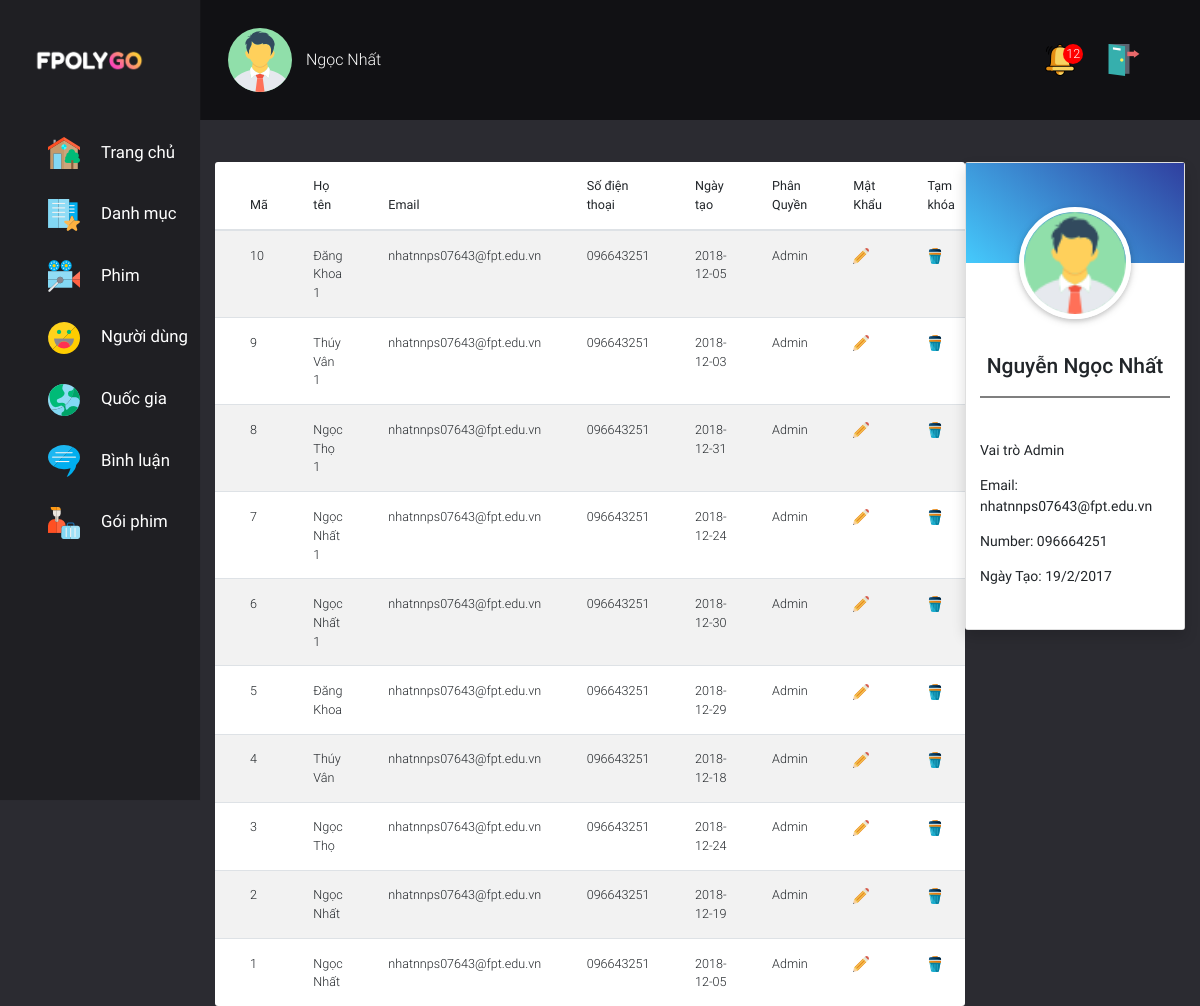
Screenshot of /REST/Page/index.php?page=customer with the database file from the repository.
### tables this page shows
CREATE TABLE `customer` (
  `id` int(11) NOT NULL,
  `name` varchar(50) NOT NULL,
  `password` varchar(50) NOT NULL,
  `email` varchar(250) NOT NULL,
  `role` tinyint(4) DEFAULT NULL,
  `activated` tinyint(4) DEFAULT NULL,
  `avatar` varchar(250) NOT NULL,
  `date` date NOT NULL,
  `number` varchar(12) NOT NULL
);

### REST/DAO/pdo.php (called while the page is built, shortened)
<?php
function pdo_get_connection(){
    $dburl = "mysql:host=localhost;dbname=fpolygo;charset=utf8";
    $username = 'root';
    $password = '';
    $conn = new PDO($dburl, $username, $password);
    $conn->setAttribute(PDO::ATTR_ERRMODE, PDO::ERRMODE_EXCEPTION);
    return $conn;
}
function pdo_query($sql){
    $sql_args = array_slice(func_get_args(), 1);
    try{
        $conn = pdo_get_connection();
        $stmt = $conn->prepare($sql);
        $stmt->execute($sql_args);
        $rows = $stmt->fetchAll();
        return $rows;
    }
    catch(PDOException $e){
        throw $e;
    }
    finally{
        unset($conn);
    }
}
?>

### REST/DAO/customer.php (called while the page is built, shortened)
<?php
require_once 'pdo.php';
function customer_select_all(){
    $sql = "SELECT * FROM customer ORDER BY id DESC";
    return pdo_query($sql);
}
?>

### REST/Page/view/customer.php (the view, shortened to what this page needs)
<?php
    $user = customer_select_all();
 ?>
<section class="main-movie col-10">
    <?php require './view/template/admin.php'; ?>
  <div class="container-fluid">
    <div class="row  mb-5 mt-5 RootClass RootClass">
        <div class="col-md-9">
            <table class="table table-striped bg-white font-weight-bold mb-0 p-4 tableUser">
                <thead>
                <tr p-4>
                    <th scope="col">Mã</th>
                    <th scope="col">Họ tên</th>
                    <th scope="col">Email</th>
                    <th scope="col">Số điện thoại</th>
                    <th scope="col">Ngày tạo</th>
                    <th scope="col">Phân Quyền</th>
                    <th scope="col">Mật Khẩu </th>
                    <th scope="col">Tạm khóa</th>
                </tr>
                </thead>
                <tbody>
                    <?php
                        foreach ($user as $value) {
                            extract($value);
                            $strRole = $role == 1 ? 'Admin' : 'User';
                            echo
                            " <tr data-id='$id'>
                                <td>$id</td>
                                <td>$name</td>
                                <td>$email</td>
                                <td>$number</td>
                                <td>$date</td>
                                <td>$strRole</td>
                                <td><img class='icons' src='./public/img/edit.png' alt=''></td>
                                <td><img class='icons' src='./public/img/trash.png' alt=''></td>
                            </tr>";
                        }
                    ?>
                </tbody>
            </table>
        </div>
        <div class="col-md-3">
            <div class="card-custom shadow card">
                <div class="box-bottom bg-white">
                    <figure>
                        <div class="box-image">
                            <img class="z-depth-1 rounded-circle  card-image" src="./public/img/admin.png" alt="">
                        </div>
                        <figcaption class="p-3">
                            <h4 class=' card-name'><span>Nguyễn Ngọc Nhất</span></h4>
                            <p class=' card-role'>Vai trò <span>Admin</span></p>
                            <p class=' card-email'> Email: <span>nhatnnps07643@fpt.edu.vn</span></p>
                            <p class=' card-number'> Number: <span>096664251</span></p>
                            <p class=' card-date'> Ngày Tạo: <span> 19/2/2017</span></p>
                        </figcaption>
                    </figure>
                </div>
            </div>
        </div>
    </div>
  </div>
</section>

### REST/Page/view/template/header.php (shortened to what this page needs)
<!DOCTYPE html>
<html class="no-js" dir="ltr" lang="en" itemscope itemtype="http://schema.org/WebSite" prefix="og: http://ogp.me/ns#">
  <head>
    <link rel="stylesheet" href="public/css/thuvien.css">
    <link rel="stylesheet" href="public/css/main.css">
    <link rel="stylesheet" href="public/css/style.css">
  </head>
  <body class="home-page" id="top-page">
    <main>
      <div class="container-fluid layoutMain">
        <div class="row no-gutters">

### REST/Page/index.php (shortened to what this page needs)
<?php
    require '../DAO/pdo.php';
    require_once '../DAO/photos.php';
    require_once '../DAO/customer.php';
    require_once '../DAO/comment.php';
    require_once 'view/template/header.php';
    if(isset($_GET['page'])){
        if($_GET['page'] == "catalog"){
            require 'view/template/menu.php';
            require 'view/catalog.php';
        }elseif($_GET['page'] == "movie"){
            require 'view/template/menu.php';
            require 'view/movie.php';
        }elseif($_GET['page'] == "movie-series"){
            require 'view/template/menu.php';
            require 'view/movie-series.php';
        }elseif($_GET['page'] == "customer"){
            require 'view/template/menu.php';
            require 'view/customer.php';
        }elseif($_GET['page'] == "country"){
            require 'view/template/menu.php';
            require 'view/country.php';
        }elseif($_GET['page'] == "comment"){
            require 'view/template/menu.php';
            require 'view/comment.php';
        }else{
            require 'view/home.php';
        }
    }else{
        require 'view/home.php';
    }
        require_once 'view/template/footer.php';
?>

### REST/Page/view/template/menu.php
<div class="menu col-md-2">
    <nav class="navMenu">
        <ul>
            <li><a class="" href="index.php"><img src="./public/img/logo.png" id=logo alt=""></a></li>
            <li><a class="nav-item nav-link active" href="index.php"><img src="./public/img/home.png" alt="">Trang chủ<span class="sr-only">(current)</span></a></li>
            <li><a class="nav-item nav-link" href="index.php?page=catalog"><img src="./public/img/catalog.png" alt="">Danh mục</a></li>
            <li><a class="nav-item nav-link" href="index.php?page=movie"><img src="./public/img/movie.png" alt="">Phim</a></li>
            <li><a class="nav-item nav-link" href="index.php?page=customer"><img src="./public/img/customer.png" alt="">Người dùng</a></li>
            <li><a class="nav-item nav-link" href="index.php?page=country"><img src="./public/img/country.png" alt="">Quốc gia</a></li>
            <li><a class="nav-item nav-link" href="index.php?page=comment"><img src="./public/img/comment.png" alt="">Bình luận</a></li>
            <li><a class="nav-item nav-link" href="index.php?page=package"><img src="./public/img/package.png" alt="">Gói phim</a></li>
        </ul>
    </nav>
</div>
<div class="col-md-2 ">
</div>

### REST/Page/view/template/admin.php
<div class="container-fluid">
    <div class="row">
        <div class="col-md-12 navAdmin">
            <div class="nav d-flex align-items-center">
                <img class="mr-3" src="./public/img/admin.png" alt="">
                <p class="mr-auto mb-0">Ngọc Nhất</p>
                <a class="" href="#">
                    <div class="notification">
                        <img class="w-20" src="./public/img/bell.png" alt="">
                        <p>12</p>
                    </div>
                </a>
                <a class="" href="#"><img class="w-20" src="./public/img/logout.png" alt=""></a>
            </div>
        </div>
    </div>
</div>

### REST/Page/view/template/footer.php
    </div>
  </div>
</main>
  </body>
</html>

### REST/Page/public/css/style.css (style rules this page uses)
.layoutMain { padding: 0 }
table { border-radius: 3px }
body { position: relative; }
tr { cursor: pointer; }
table.table td,table.table th { padding-left: 2.5rem }
.main-movie { position: relative; height: 100vh; }
#logo { width: 100%; object-fit: contain; margin: 3rem 0rem }
.navMenu ul li { text-decoration: none; list-style-type: none; padding: .5rem 1rem; }
.navMenu ul li a { color: white; font-size: 1.2rem; line-height: 32px; }
.navMenu ul li a img { padding-right: 1.5rem; }
.menu { padding-left: 0 !important; height: 100vh; }
ul { padding: 0 }
.navAdmin { min-height: 100px; background: rgba(0, 0, 0, .6); padding: 2rem; position: relative; z-index: 2; color: #fff }
.navAdmin .nav p { font-size: 16px; font-weight: 300 }
.navAdmin .nav a img { width: 50%; }
.navAdmin .nav .notification { position: relative; }
.navAdmin .nav .notification p { position: absolute; top: 0; left: 30%; color: #fff; width: 20px; height: 20px; border-radius: 50%; background: red; display: flex; justify-content: center; align-items: center; font-size: .9rem }
.menu { position: fixed; top: 0; left: 0; }

### rows the page displays
customer: id "10", name "Đăng Khoa 1", email "nhatnnps07643@fpt.edu.vn", number "096643251", date "2018-12-05", role "Admin"
customer: id "9", name "Thúy Vân 1", email "nhatnnps07643@fpt.edu.vn", number "096643251", date "2018-12-03", role "Admin"
customer: id "8", name "Ngọc Thọ 1", email "nhatnnps07643@fpt.edu.vn", number "096643251", date "2018-12-31", role "Admin"
customer: id "7", name "Ngọc Nhất 1", email "nhatnnps07643@fpt.edu.vn", number "096643251", date "2018-12-24", role "Admin"
customer: id "6", name "Ngọc Nhất 1", email "nhatnnps07643@fpt.edu.vn", number "096643251", date "2018-12-30", role "Admin"
customer: id "5", name "Đăng Khoa", email "nhatnnps07643@fpt.edu.vn", number "096643251", date "2018-12-29", role "Admin"
customer: id "4", name "Thúy Vân", email "nhatnnps07643@fpt.edu.vn", number "096643251", date "2018-12-18", role "Admin"
customer: id "3", name "Ngọc Thọ", email "nhatnnps07643@fpt.edu.vn", number "096643251", date "2018-12-24", role "Admin"
customer: id "2", name "Ngọc Nhất", email "nhatnnps07643@fpt.edu.vn", number "096643251", date "2018-12-19", role "Admin"
customer: id "1", name "Ngọc Nhất", email "nhatnnps07643@fpt.edu.vn", number "096643251", date "2018-12-05", role "Admin"
